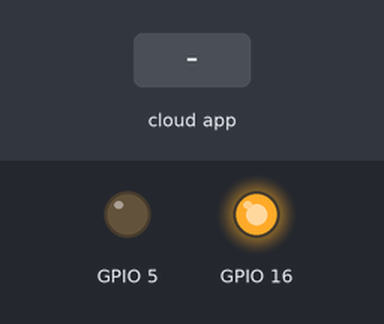
Simulated run of this sketch. Board: ESP8266 (NodeMCU). Shown: output pins drawn as LEDs (lit = HIGH). The test bench sets the inputs (shaded band).

Above: at 2.7 s.
2.8 s: the phone or cloud app sets 1 to 1
At 4.0 s:
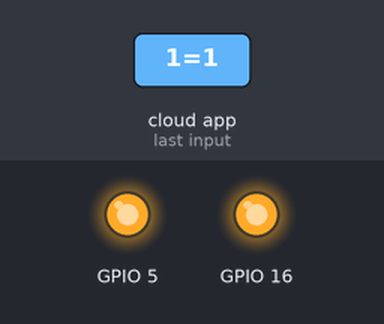
5.0 s: the phone or cloud app sets 0 to 0
At 6.7 s:
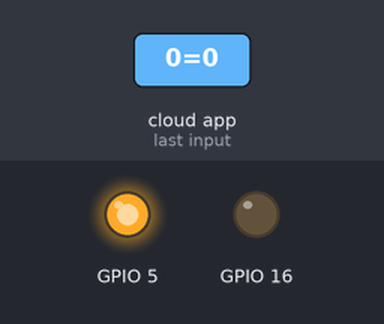
7.0 s: the phone or cloud app sets 0 to 1
At 8.3 s:
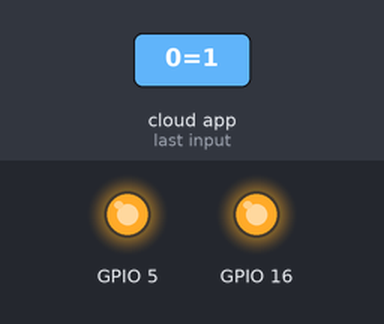
9.0 s: the phone or cloud app sets 1 to 0
At 9.8 s:
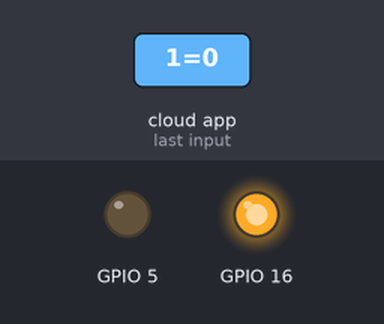
Timing chart, 0 to 12.0 s (numbered marks = the images above; inputs shaded):
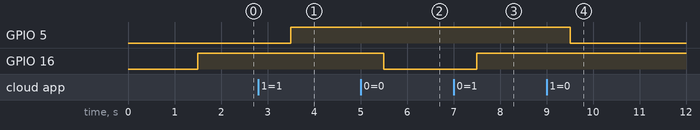

The sketch:

control_led.ino
```cpp
#define CAYENNE_PRINT Serial
#include <CayenneMQTTESP8266.h>

//WiFi setup
char ssid[] = "CANALBOX-DBD6";
char wifi_password[] = "1316523275";

//Cayenne Configuraion
char username[] = "00be5fb0-0976-11ec-9b2d-abd5fca49150";
char password[] = "b38634a5f495ea8fd5bc897f7864c056a615186a";
char clientID[] = "ebab7190-0983-11ec-9a6a-b964661ada9f";

void setup() {
  Serial.begin(9600);
  Cayenne.begin(username, password, clientID, ssid, wifi_password);
  pinMode(16, OUTPUT);
  pinMode(5, OUTPUT);
  digitalWrite(16, HIGH);
}

void loop() {
  Cayenne.loop();
}

CAYENNE_IN(0) {
  digitalWrite(16, getValue.asInt()); //receiving the state/value of channel[0] and powering on/off the led based on the value received (0/1)
}

CAYENNE_IN(1) {
  digitalWrite(5, getValue.asInt());
}
```

Measured:
- after the input at 2.8 s, GPIO 5: LOW → HIGH after 0.70 s
- after the input at 5.0 s, GPIO 16: HIGH → LOW after 0.50 s
- after the input at 7.0 s, GPIO 16: LOW → HIGH after 0.50 s
- after the input at 9.0 s, GPIO 5: HIGH → LOW after 0.51 s
